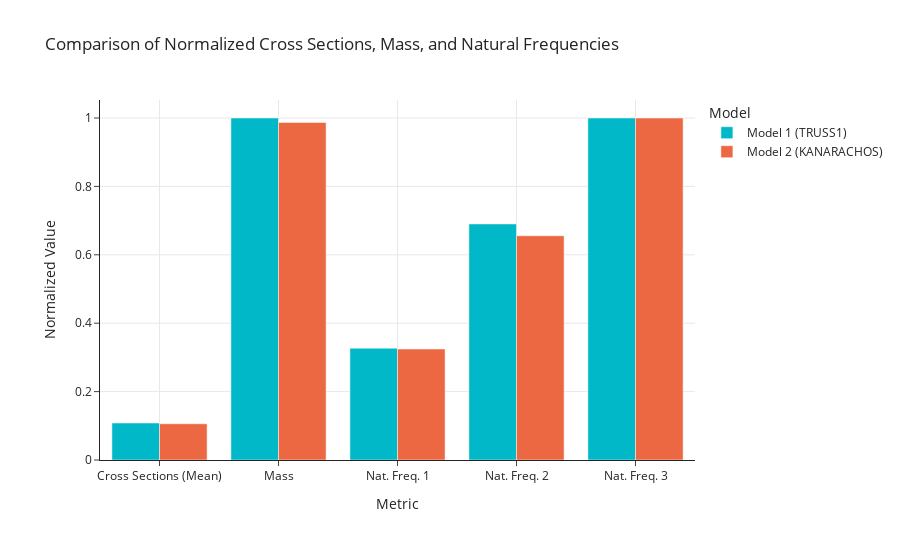

The notebook cell saved with this chart:
### Code cell
fig = go.Figure()
colors = ['#00B8C8', '#EC6842']  

for i, model in enumerate(dfbenchmark.columns[1:]):
    fig.add_trace(go.Bar(
        x=dfbenchmark['Metric'],
        y=dfbenchmark[model],
        name=model,
        marker=dict(color=colors[i])
    ))

fig.update_layout(
    title="Comparison of Normalized Cross Sections, Mass, and Natural Frequencies",
    xaxis=dict(
        title="Metric",
        showgrid=True,  
    ),
    yaxis=dict(
        title="Normalized Value",
        showgrid=True,  
    ),
    plot_bgcolor='white',
    barmode='group',
    legend_title_text='Model',
    legend_font_size=12,
    margin=dict(l=100, r=100, t=100, b=100),
    template = "simple_white"  
)

fig.show()

### Figure 1 — Plotly figure (JSON) as saved in the notebook; plotly's stock layout.template omitted (floating-point values rounded to 4 significant figures)
{"data": [{"marker": {"color": "#00B8C8"}, "name": "Model 1 (TRUSS1)", "type": "bar", "x": ["Cross Sections (Mean)", "Mass", "Nat. Freq. 1", "Nat. Freq. 2", "Nat. Freq. 3"], "y": [0.1082, 1, 0.327, 0.6902, 1]}, {"marker": {"color": "#EC6842"}, "name": "Model 2 (KANARACHOS)", "type": "bar", "x": ["Cross Sections (Mean)", "Mass", "Nat. Freq. 1", "Nat. Freq. 2", "Nat. Freq. 3"], "y": [0.106, 0.987, 0.3246, 0.6557, 0.9999]}], "layout": {"barmode": "group", "legend": {"font": {"size": 12}, "title": {"text": "Model"}}, "margin": {"b": 100, "l": 100, "r": 100, "t": 100}, "plot_bgcolor": "white", "title": {"text": "Comparison of Normalized Cross Sections, Mass, and Natural Frequencies"}, "xaxis": {"showgrid": true, "title": {"text": "Metric"}}, "yaxis": {"showgrid": true, "title": {"text": "Normalized Value"}}}}
